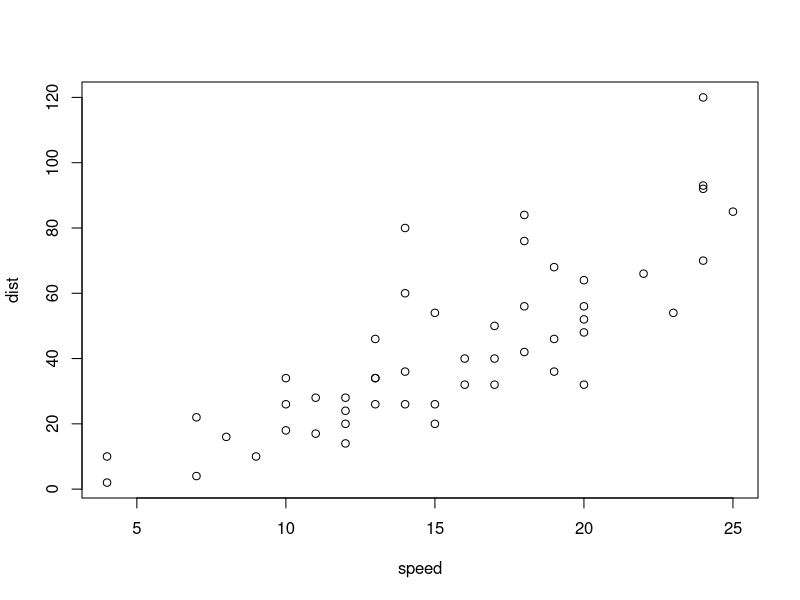
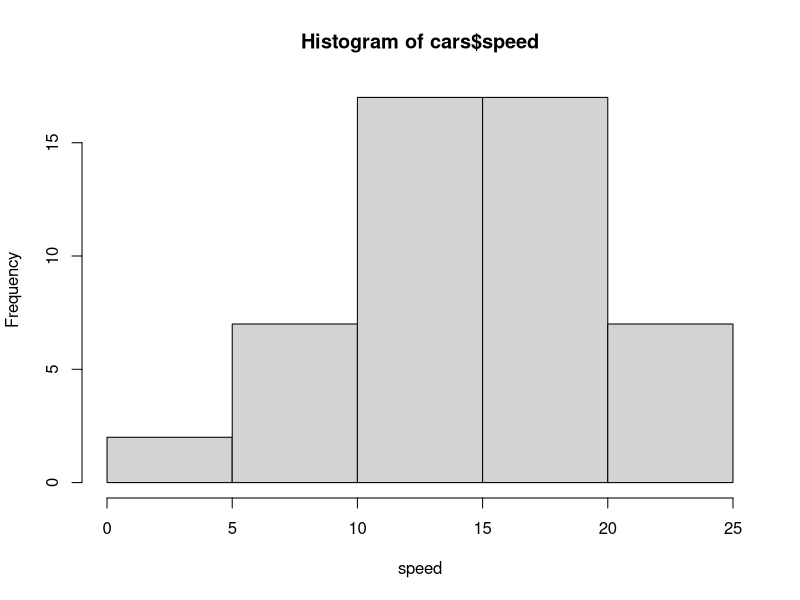
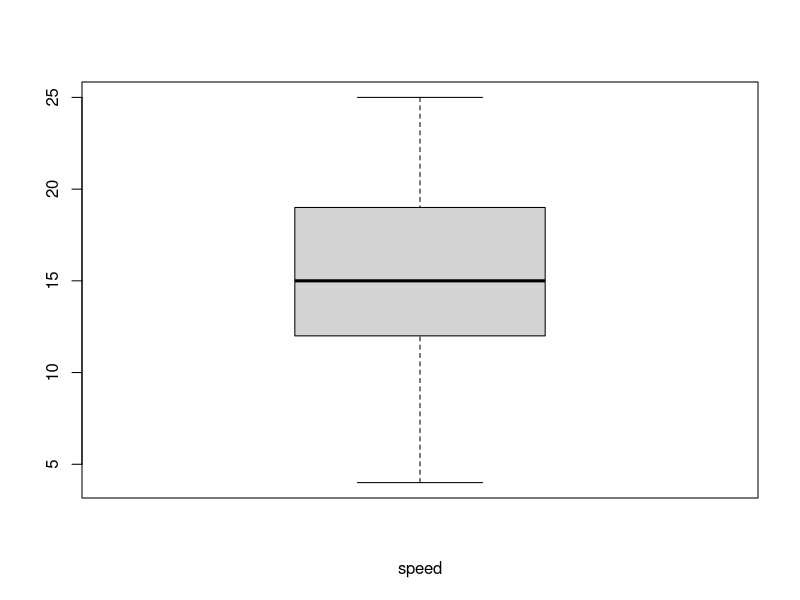
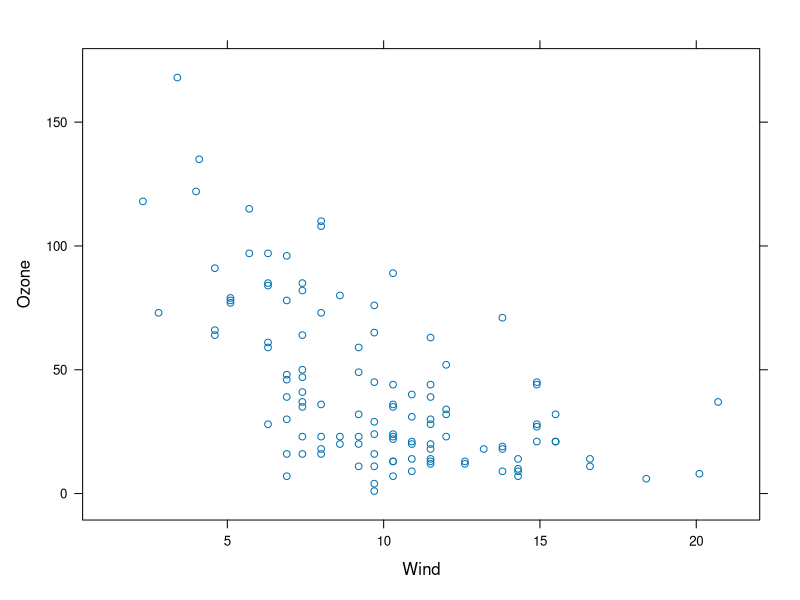
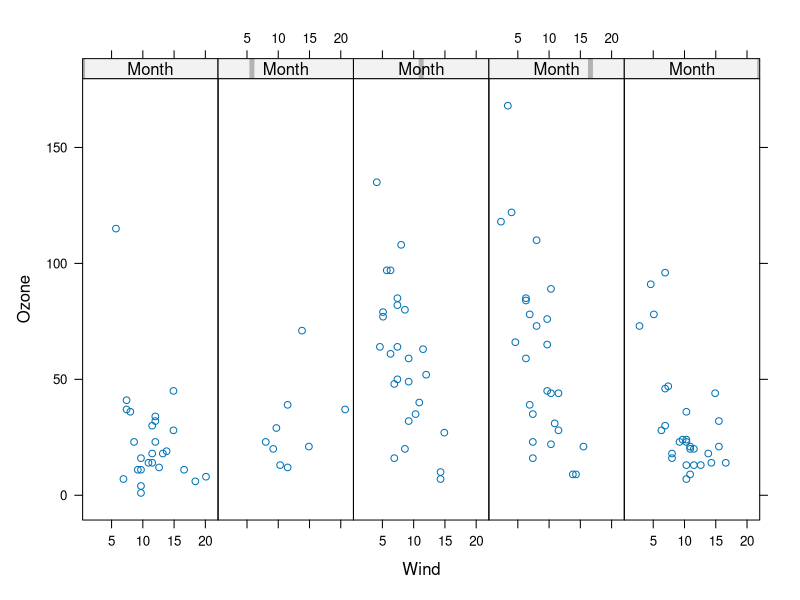
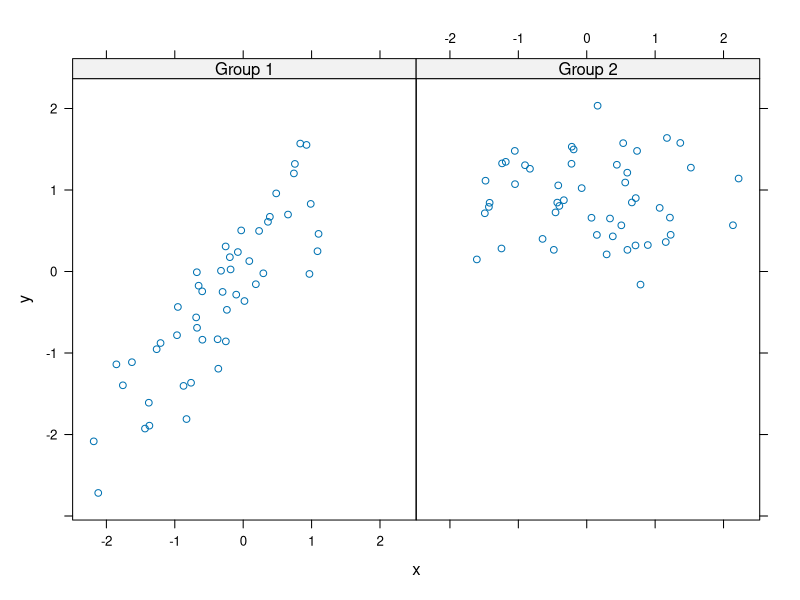
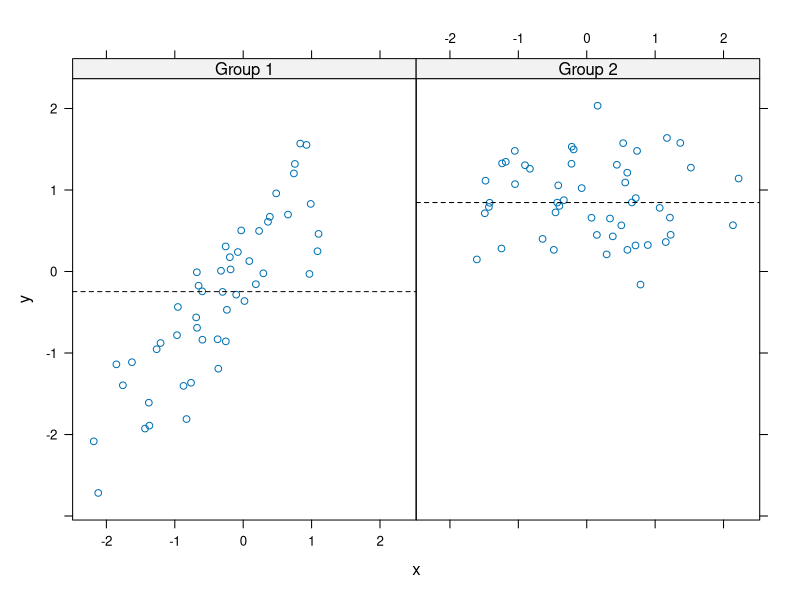
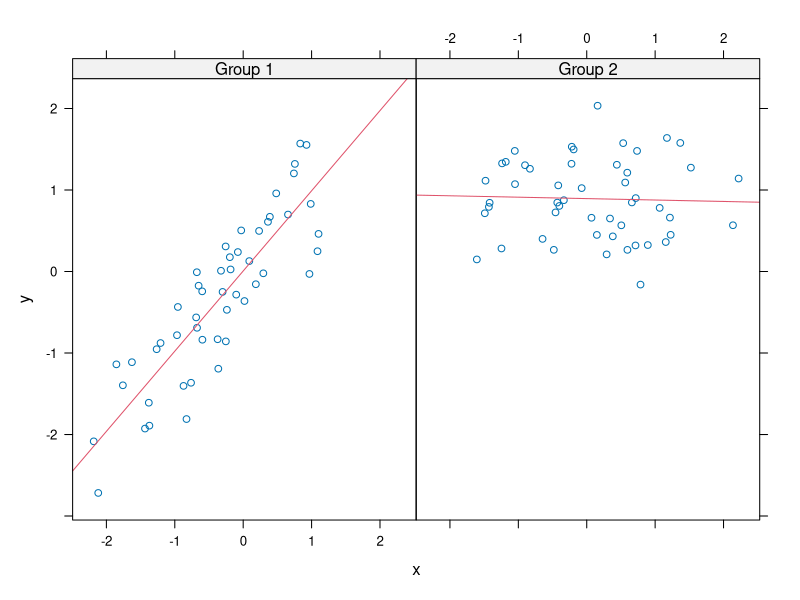

Write R code to recreate these figures, in order.
## ---- chunk 1
library(datasets)
## 散点图
plot(cars$speed, cars$dist, xlab="speed", ylab="dist")
## 直方图
hist(cars$speed, xlab="speed")
## 盒型图
boxplot(cars$speed, xlab="speed")
## ---- chunk 2
library(lattice)
library(datasets)
xyplot(Ozone ~ Wind, data=airquality)
xyplot(Ozone ~ Wind | Month, data = airquality, layout = c(5, 1))
## ---- chunk 3
set.seed(10)
x <- rnorm(100)
f <- rep(0:1, each = 50)
y <- x + f - f * x + rnorm(100, sd = 0.5)
f <- factor(f, labels = c("Group 1", "Group 2"))
## 无panel function
xyplot(y ~ x | f, layout = c(2, 1))  ## 绘制两个子图
## 自定义panel function
xyplot(y ~ x | f, panel = function(x, y, ...) {
    panel.xyplot(x, y, ...)  ## 先调用默认的panel function
    panel.abline(h = median(y), lty = 2)  ## 在中值处添加水平线
})
## 自定义panel function
xyplot(y ~ x | f, panel = function(x, y, ...) {
    panel.xyplot(x, y, ...)  ## 先调用默认的panel function
    panel.lmline(x, y, col = 2)  ## 添加回归线
})
## ---- chunk 4
library(ggplot2) # 加载这个包
# 简单的散点图
qplot(displ, hwy, data=mpg)
# 根据`drv`分类，用不同颜色显示的散点图
qplot(displ, hwy, data=mpg, color=drv)
# 在散点图上额外添加图形
qplot(displ, hwy, data=mpg, geom=c("point", "smooth"))
# 直方图
qplot(hwy, data=mpg, fill=drv)
# 分类显示
qplot(displ, hwy, data=mpg, facets=.~drv) # 横向显示
qplot(hwy, data=mpg, facets=drv~.) # 纵向显示
## ---- chunk 5
library(ggplot2)
library(datasets)
airquality$Month = factor(airquality$Month)
qplot(Ozone, data=airquality, fill=Month)
qplot(Ozone, data=airquality, geom="density", color=Month)
qplot(Wind, Ozone, data=airquality, shape=Month)
qplot(Wind, Ozone, data=airquality, color=Month, geom=c("point", "smooth"), method="lm")
qplot(Wind, Ozone, data=airquality, geom=c("point", "smooth"), method="lm", facets=.~Month)
## ---- chunk 6
library(ggplot2)
library(datasets)
g <- ggplot(airquality, aes(Wind, Ozone))
# 以散点图方式显示
g + geom_point()
# 添加回归线
g + geom_point() + geom_smooth(method="lm")
# 分类显示
g + geom_point() + facet_grid(. ~ Month) + geom_smooth(method="lm")
# 更改标签
g + geom_point(aes(color=Month)) + labs(title="Ozone ~ Wind", x="Wind", y="Ozone")
